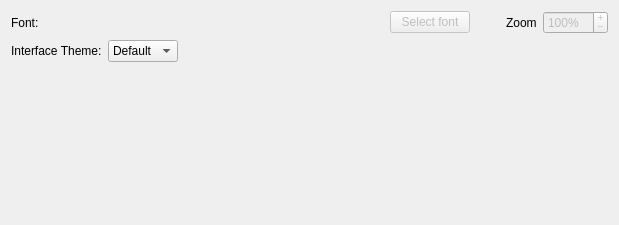
<?xml version="1.0" encoding="UTF-8"?>
<ui version="4.0">
 <class>AppearanceWidget</class>
 <widget class="QWidget" name="AppearanceWidget">
  <property name="geometry">
   <rect>
    <x>0</x>
    <y>0</y>
    <width>619</width>
    <height>225</height>
   </rect>
  </property>
  <property name="windowTitle">
   <string>Appearance</string>
  </property>
  <layout class="QVBoxLayout" name="verticalLayout">
   <item>
    <layout class="QFormLayout" name="formLayout">
     <property name="labelAlignment">
      <set>Qt::AlignLeading|Qt::AlignLeft|Qt::AlignVCenter</set>
     </property>
     <property name="formAlignment">
      <set>Qt::AlignCenter</set>
     </property>
     <item row="0" column="0">
      <widget class="QLabel" name="font_label">
       <property name="text">
        <string>Font:</string>
       </property>
      </widget>
     </item>
     <item row="0" column="1">
      <layout class="QHBoxLayout" name="fontSelectionLayout">
       <item>
        <widget class="QLabel" name="font_selection_label">
         <property name="enabled">
          <bool>false</bool>
         </property>
         <property name="sizePolicy">
          <sizepolicy hsizetype="Preferred" vsizetype="Preferred">
           <horstretch>1</horstretch>
           <verstretch>0</verstretch>
          </sizepolicy>
         </property>
         <property name="text">
          <string notr="true"/>
         </property>
        </widget>
       </item>
       <item>
        <widget class="QPushButton" name="font_selection_button">
         <property name="enabled">
          <bool>false</bool>
         </property>
         <property name="sizePolicy">
          <sizepolicy hsizetype="Minimum" vsizetype="Fixed">
           <horstretch>0</horstretch>
           <verstretch>0</verstretch>
          </sizepolicy>
         </property>
         <property name="text">
          <string>Select font</string>
         </property>
        </widget>
       </item>
       <item>
        <spacer name="spacer2">
         <property name="orientation">
          <enum>Qt::Horizontal</enum>
         </property>
         <property name="sizeHint" stdset="0">
          <size>
           <width>30</width>
           <height>20</height>
          </size>
         </property>
        </spacer>
       </item>
       <item>
        <widget class="QLabel" name="font_zoom_label">
         <property name="text">
          <string>Zoom</string>
         </property>
        </widget>
       </item>
       <item>
        <widget class="QSpinBox" name="font_zoom">
         <property name="enabled">
          <bool>false</bool>
         </property>
         <property name="wrapping">
          <bool>false</bool>
         </property>
         <property name="frame">
          <bool>true</bool>
         </property>
         <property name="buttonSymbols">
          <enum>QAbstractSpinBox::PlusMinus</enum>
         </property>
         <property name="showGroupSeparator" stdset="0">
          <bool>false</bool>
         </property>
         <property name="suffix">
          <string>%</string>
         </property>
         <property name="minimum">
          <number>10</number>
         </property>
         <property name="maximum">
          <number>3000</number>
         </property>
         <property name="singleStep">
          <number>10</number>
         </property>
         <property name="value">
          <number>100</number>
         </property>
        </widget>
       </item>
      </layout>
     </item>
     <item row="1" column="0">
      <widget class="QLabel" name="theme_label">
       <property name="text">
        <string>Interface Theme:</string>
       </property>
      </widget>
     </item>
     <item row="1" column="1">
      <widget class="QComboBox" name="theme_combo">
       <property name="sizePolicy">
        <sizepolicy hsizetype="Maximum" vsizetype="Fixed">
         <horstretch>0</horstretch>
         <verstretch>0</verstretch>
        </sizepolicy>
       </property>
       <item>
        <property name="text">
         <string>Default</string>
        </property>
       </item>
       <item>
        <property name="text">
         <string>Dark</string>
        </property>
       </item>
      </widget>
     </item>
    </layout>
   </item>
   <item>
    <spacer name="vert_spacer">
     <property name="orientation">
      <enum>Qt::Vertical</enum>
     </property>
     <property name="sizeHint" stdset="0">
      <size>
       <width>20</width>
       <height>40</height>
      </size>
     </property>
    </spacer>
   </item>
  </layout>
 </widget>
 <resources>
  <include location="../../resources.qrc"/>
 </resources>
 <connections/>
</ui>
